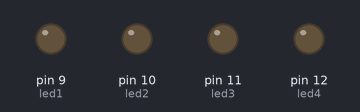
Recording of a sketch running on a simulated Arduino Uno, built with avr-gcc and run on an emulated ATmega328P. Shown: output pins drawn as LEDs (lit = HIGH).

Above: at 0.6 s.
At 1.7 s:
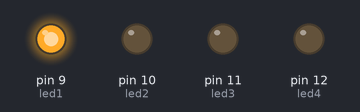
At 3.3 s:
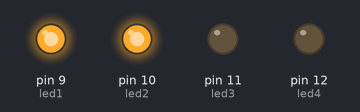
At 6.5 s:
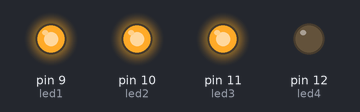
At 9.7 s:
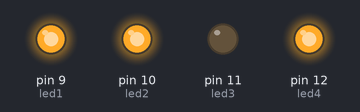
At 13.7 s:
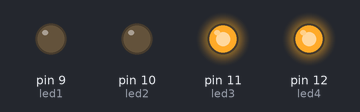
Timing chart, 0 to 17.3 s (numbered marks = the images above):
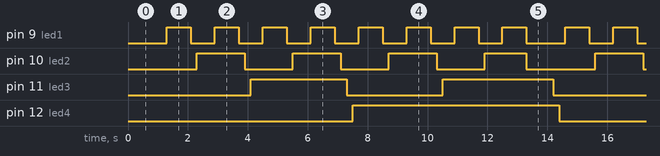

The sketch:

Binary_counting_4LED.ino
```cpp
// Making a binary counter from 0 to 16. 4 LEDs
// Using patterns to shorten and simplify code.

int led1=9;
int led2=10;
int led3=11;
int led4=12;

void setup() {
  pinMode(led1,OUTPUT);
  pinMode(led2,OUTPUT);
  pinMode(led3,OUTPUT);
  pinMode(led4,OUTPUT);
}

void loop() {
  digitalWrite(led1,LOW);
  digitalWrite(led2,LOW);
  delay(500);

  for (int i = 0; i <16; i++) {
    if (i % 2 == 0) {
      digitalWrite(led1,LOW);
      delay(200);
    } else {
      digitalWrite(led1,HIGH);
      delay(200);
    }
    if ((i / 2) % 2 == 0) {
      digitalWrite(led2,LOW);
      delay(200);
    } else {
      digitalWrite(led2,HIGH);
      delay(200);
    }
    if ((i / 4) % 2 == 0) {
      digitalWrite(led3,LOW);
      delay(200);
    } else {
      digitalWrite(led3,HIGH);
      delay(200);
    }
    if ((i / 8) % 2 == 0) {
      digitalWrite(led4,LOW);
      delay(200);
    } else {
      digitalWrite(led4,HIGH);
      delay(200);
    }
  }
}
```

Measured:
- by itself, pin 9 (led1): repeats every 13.3 s: 7 × (LOW 0.80 s, HIGH 0.80 s), LOW 1.3 s, HIGH 0.80 s
- by itself, pin 10 (led2): repeats every 13.3 s: 2 × (LOW 1.6 s, HIGH 1.6 s), LOW 1.6 s, HIGH 1.4 s, LOW 2.3 s, HIGH 1.6 s
- by itself, pin 11 (led3): repeats every 13.3 s: LOW 3.2 s, HIGH 3.7 s, LOW 3.2 s, HIGH 3.2 s
- by itself, pin 12 (led4): alternates HIGH for 6.9 s and LOW for 6.4 s
